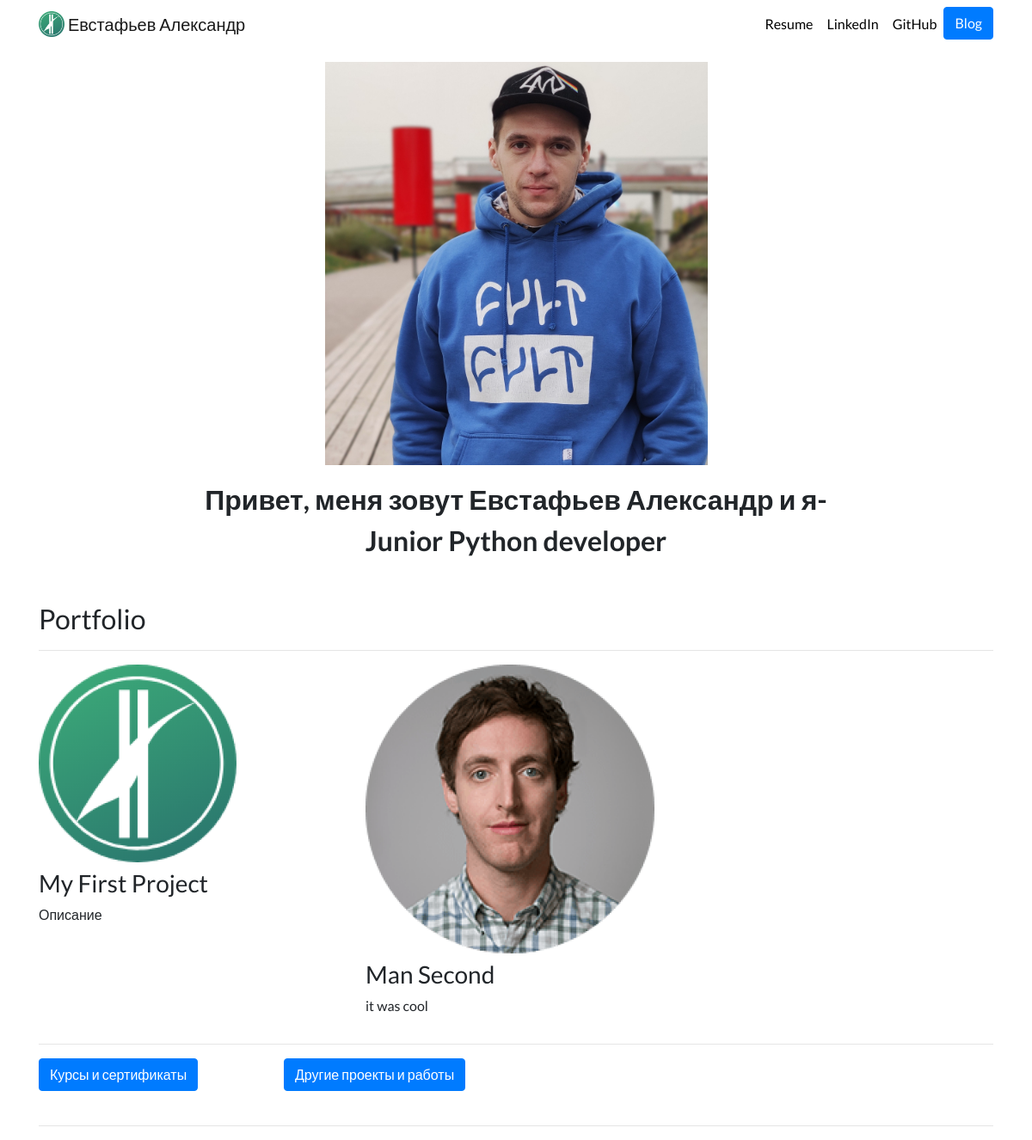
Before: / with the older database file.
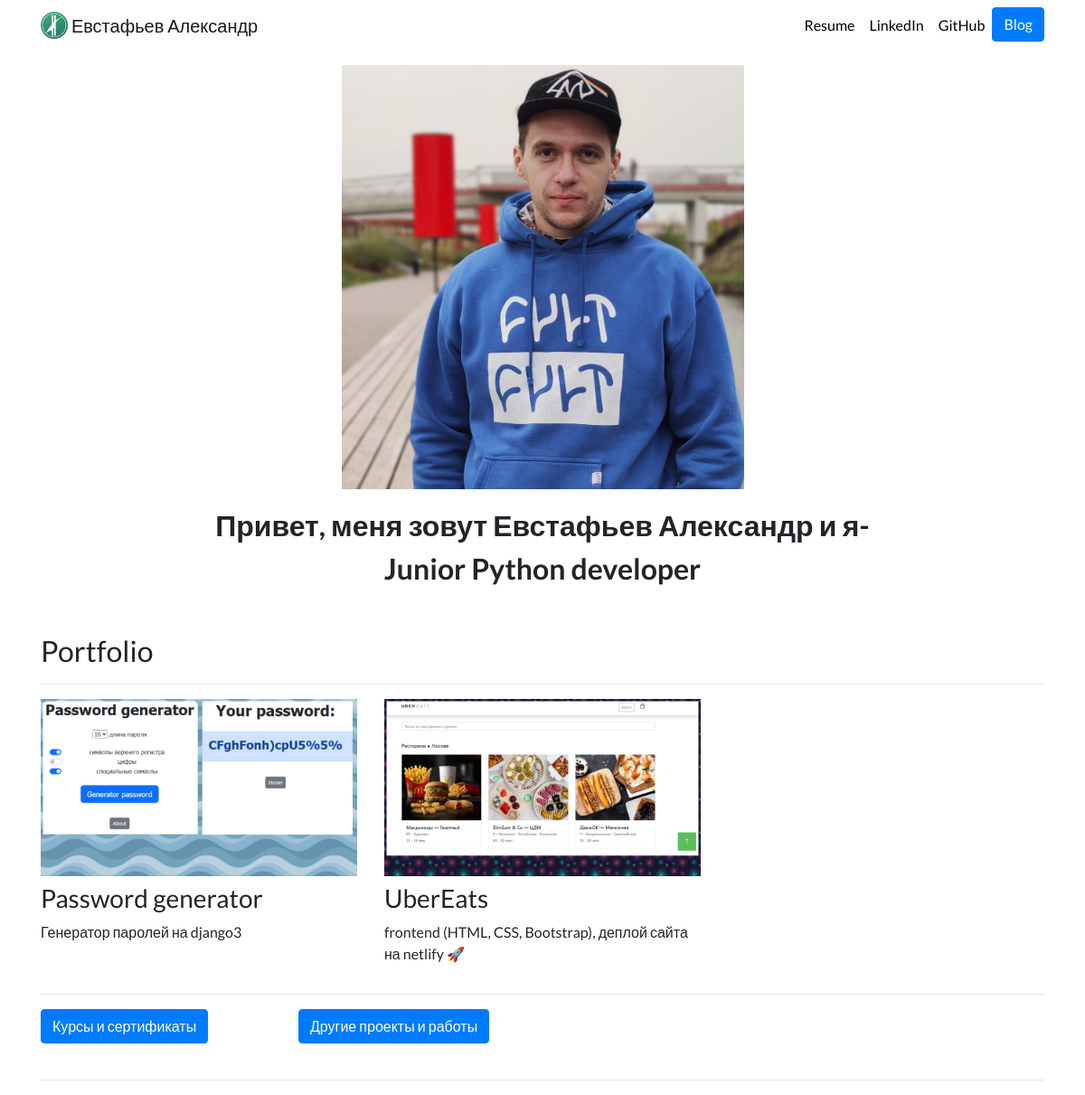
After: the same page with the newer database file.
### portfolio/models.py (models this page shows, shortened)
class Project(models.Model):
    title = models.CharField(max_length=100)  # в заголовках небольше 100символов
    description = models.CharField(max_length=250)
    image = models.ImageField(upload_to="portfolio/images/")
    url = models.URLField(blank=True)  # открываем страницу (сылку) на новой вкладке браузера

### portfolio/views.py (the view)
# urls.py: 2. Add a URL to urlpatterns:  path('', views.home, name='home')
def home(request):
    projects = Project.objects.all()  # импорт все даных из базы данных, конвертирует в объекты пайтон и добавляет в список
    return render(request, "portfolio/home.html", {'projects':projects})

### portfolio/templates/portfolio/home.html (shortened to what this page needs)
{% extends 'portfolio/base.html' %}
{% block content %}
{% load static %}
<div class="row justify-content-center my-3">
  <div class="col-5">
    <img src="{% static 'portfolio/portret_min.jpg' %}" class="img-fluid">
  </div>
</div>
<div class="row justify-content-center mb-3">
  <div class="col-md-8 text-center">
    <h8 id="hometext" class="font-weight-bold">Привет, меня зовут Евстафьев Александр и я- Junior Python developer</h8>
  </div>
</div>
<h2 class="mt-5">Portfolio</h2>
<hr>
<div class="row">
  {% for project in projects %}
    <div class="col-lg-4 col-md-6">
        {% if project.url %}
        <a href="{{ project.url }}" target="_blank">
            <img src="{{ project.image.url }}" class="img-fluid mb-2">
        </a>
        {% else %}
        <img src="{{ project.image.url }}" class="img-fluid mb-2">
        {% endif %}
        <h3>{{ project.title }}</h3>
        <p>{{ project.description }}</p>
    </div>
  {% endfor %}
</div>
<hr>
<p>
<div class="row">
    <div class="col-sm-3">
        <a class="btn btn-primary" data-toggle="collapse" href="#collapseExample" role="button" aria-expanded="false" aria-controls="collapseExample">
            Курсы и сертификаты
        </a>
    </div>
    <div class="col-sm-3">
        <a class="btn btn-primary" data-toggle="collapse" href="#collapseExample2" role="button" aria-expanded="false" aria-controls="collapseExample">
            Другие проекты и работы
        </a>
    </div>
</div>
<br>
<hr>
{% endblock %}

### portfolio/templates/portfolio/base.html (shortened to what this page needs)
{% load static %}
<html lang="en">
<head>
  <link rel="stylesheet" href="https://stackpath.bootstrapcdn.com/bootstrap/4.4.1/css/bootstrap.min.css">
  <link rel="stylesheet" href="{% static 'portfolio/custom.css' %}">
</head>
<body>
  <nav id="topNav" class="navbar navbar-expand-md navbar-light">
    <div class="container">
      <a class="navbar-brand" href="{% url 'home' %}">
        <img src="{% static 'portfolio/PPC Logo.png' %}" width="30" height="30" class="d-inline-block align-top" >
        <span>Евстафьев Александр</span>
      </a>
      <div class="collapse navbar-collapse text-center" id="navbarNav">
        <ul class="navbar-nav ml-auto">
          <li class="nav-item">
            <a class="nav-link" href="{% static 'portfolio/Евстафьев Александр Анатольевич.pdf' %}" target="_blank">Resume</a>
          </li>
          <li class="nav-item">
            <a class="nav-link" href="https://www.linkedin.com/in/nick-walter/" target="_blank">LinkedIn</a>
          </li>
          <li class="nav-item">
            <a class="nav-link" href="https://github.com/snchzzero" target="_blank">GitHub</a>
          </li>
          <li>
            <a role="button" href="{% url 'blog:all_blogs' %}" class="btn btn-primary">Blog</a>
          </li>
        </ul>
      </div>
    </div>
  </nav>
  <div class="container">
    {% block content %} {% endblock %}
  </div>
</body>
</html>

### portfolio/static/portfolio/custom.css (style rules this page uses)
.navbar-nav .nav-link { color: rgba(0,0,0,1) !important; }
body { font-family: 'Lato', sans-serif; }
@media (min-width: 992px) { #hometext { font-size: 2rem; } }

Changed rows visible on the page:
removed Project: image (picture), title "My First Project", description "Описание"
removed Project: image (picture), title "Man Second", description "it was cool"
added Project: image (picture), title "Password generator", description "Генератор паролей на django3"
added Project: image (picture), title "UberEats", description "frontend (HTML, CSS, Bootstrap), деплой сайта на netlify 🚀"
